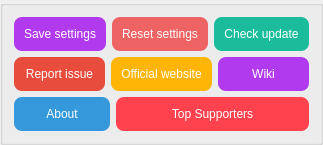
              <widget class="QGroupBox" name="groupBox_other_1">
               <property name="sizePolicy">
                <sizepolicy hsizetype="Preferred" vsizetype="Preferred">
                 <horstretch>0</horstretch>
                 <verstretch>0</verstretch>
                </sizepolicy>
               </property>
               <property name="maximumSize">
                <size>
                 <width>16777215</width>
                 <height>16777215</height>
                </size>
               </property>
               <property name="title">
                <string/>
               </property>
               <layout class="QGridLayout" name="gridLayout_7">
                <item row="0" column="0">
                 <layout class="QHBoxLayout" name="horizontalLayout_57">
                  <item>
                   <widget class="QPushButton" name="pushButton_SaveSettings">
                    <property name="enabled">
                     <bool>true</bool>
                    </property>
                    <property name="styleSheet">
                     <string notr="true">QPushButton{
background-color: rgb(178, 58, 238);
color: rgb(255, 255, 255);
border-style:outset;
border-radius:8px;
padding:10px;
}
QPushButton:hover{
background-color: rgb(191, 62, 255);
color: rgb(255, 255, 255);
border-style:outset;
border-radius:8px;
padding:10px;
}
QPushButton:pressed{
background-color: rgb(154, 50, 205);
color: rgb(255, 255, 255);
border-style:outset;
border-radius:8px;
padding:10px;
}
QPushButton:disabled{
background-color: rgb(166, 166, 166);
color: rgb(255, 255, 255);
border-style:outset;
border-radius:8px;
padding:10px;
}</string>
                    </property>
                    <property name="text">
                     <string>Save settings</string>
                    </property>
                   </widget>
                  </item>
                  <item>
                   <widget class="QPushButton" name="pushButton_ResetSettings">
                    <property name="styleSheet">
                     <string notr="true">QPushButton{
background-color: rgb(238, 99, 99);
color: rgb(255, 255, 255);
border-style:outset;
border-radius:8px;
padding:10px;
}
QPushButton:hover{
background-color: rgb(255, 106, 106);
color: rgb(255, 255, 255);
border-style:outset;
border-radius:8px;
padding:10px;
}
QPushButton:pressed{
background-color: rgb(205, 85, 85);
color: rgb(255, 255, 255);
border-style:outset;
border-radius:8px;
padding:10px;
}
QPushButton:disabled{
background-color: rgb(166, 166, 166);
color: rgb(255, 255, 255);
border-style:outset;
border-radius:8px;
padding:10px;
}</string>
                    </property>
                    <property name="text">
                     <string>Reset settings</string>
                    </property>
                   </widget>
                  </item>
                  <item>
                   <widget class="QPushButton" name="pushButton_CheckUpdate">
                    <property name="font">
                     <font>
                      <pointsize>9</pointsize>
                      <underline>false</underline>
                     </font>
                    </property>
                    <property name="styleSheet">
                     <string notr="true">QPushButton{
background-color: rgb(26, 188, 156);
color: rgb(255, 255, 255);
border-style:outset;
border-radius:8px;
padding:10px;
}
QPushButton:hover{
background-color: rgb(29, 214, 177);
color: rgb(255, 255, 255);
border-style:outset;
border-radius:8px;
padding:10px;
}
QPushButton:pressed{
background-color: rgb(23, 173, 143);
color: rgb(255, 255, 255);
border-style:outset;
border-radius:8px;
padding:10px;
}
QPushButton:disabled{
background-color: rgb(166, 166, 166);
color: rgb(255, 255, 255);
border-style:outset;
border-radius:8px;
padding:10px;
}</string>
                    </property>
                    <property name="text">
                     <string>Check update</string>
                    </property>
                   </widget>
                  </item>
                 </layout>
                </item>
                <item row="1" column="0">
                 <layout class="QHBoxLayout" name="horizontalLayout_58">
                  <item>
                   <widget class="QPushButton" name="pushButton_Report">
                    <property name="font">
                     <font>
                      <underline>false</underline>
                     </font>
                    </property>
                    <property name="styleSheet">
                     <string notr="true">QPushButton{
background-color: rgb(231, 76, 60);
color: rgb(255, 255, 255);
border-style:outset;
border-radius:8px;
padding:10px;
}
QPushButton:hover{
background-color: rgb(255, 102, 64);
color: rgb(255, 255, 255);
border-style:outset;
border-radius:8px;
padding:10px;
}
QPushButton:pressed{
background-color: rgb(204, 65, 53);
color: rgb(255, 255, 255);
border-style:outset;
border-radius:8px;
padding:10px;
}
QPushButton:disabled{
background-color: rgb(166, 166, 166);
color: rgb(255, 255, 255);
border-style:outset;
border-radius:8px;
padding:10px;
}</string>
                    </property>
                    <property name="text">
                     <string>Report issue</string>
                    </property>
                   </widget>
                  </item>
                  <item>
                   <widget class="QPushButton" name="pushButton_ReadMe">
                    <property name="font">
                     <font>
                      <underline>false</underline>
                     </font>
                    </property>
                    <property name="styleSheet">
                     <string notr="true">QPushButton{
background-color: rgb(255, 181, 6);
color: rgb(255, 255, 255);
border-style:outset;
border-radius:8px;
padding:10px;
}
QPushButton:hover{
background-color: rgb(255, 200, 50);
color: rgb(255, 255, 255);
border-style:outset;
border-radius:8px;
padding:10px;
}
QPushButton:pressed{
background-color: rgb(255, 170, 0);
color: rgb(255, 255, 255);
border-style:outset;
border-radius:8px;
padding:10px;
}
QPushButton:disabled{
background-color: rgb(166, 166, 166);
color: rgb(255, 255, 255);
border-style:outset;
border-radius:8px;
padding:10px;
}</string>
                    </property>
                    <property name="text">
                     <string>Official website</string>
                    </property>
                   </widget>
                  </item>
                  <item>
                   <widget class="QPushButton" name="pushButton_wiki">
                    <property name="toolTip">
                     <string>Open Waifu2x-Mac online wiki.</string>
                    </property>
                    <property name="styleSheet">
                     <string notr="true">QPushButton{
background-color: rgb(178, 58, 238);
color: rgb(255, 255, 255);
border-style:outset;
border-radius:8px;
padding:10px;
}
QPushButton:hover{
background-color: rgb(191, 62, 255);
color: rgb(255, 255, 255);
border-style:outset;
border-radius:8px;
padding:10px;
}
QPushButton:pressed{
background-color: rgb(154, 50, 205);
color: rgb(255, 255, 255);
border-style:outset;
border-radius:8px;
padding:10px;
}
QPushButton:disabled{
background-color: rgb(166, 166, 166);
color: rgb(255, 255, 255);
border-style:outset;
border-radius:8px;
padding:10px;
}</string>
                    </property>
                    <property name="text">
                     <string>Wiki</string>
                    </property>
                   </widget>
                  </item>
                 </layout>
                </item>
                <item row="2" column="0">
                 <layout class="QHBoxLayout" name="horizontalLayout_59" stretch="1,2">
                  <item>
                   <widget class="QPushButton" name="pushButton_about">
                    <property name="maximumSize">
                     <size>
                      <width>16777215</width>
                      <height>16777215</height>
                     </size>
                    </property>
                    <property name="styleSheet">
                     <string notr="true">QPushButton{
background-color: rgb(52, 152, 219);
color: rgb(255, 255, 255);
border-style:outset;
border-radius:8px;
padding:10px;
}
QPushButton:hover{
background-color: rgb(60, 177, 255);
color: rgb(255, 255, 255);
border-style:outset;
border-radius:8px;
padding:10px;
}
QPushButton:pressed{
background-color: rgb(45, 134, 193);
color: rgb(255, 255, 255);
border-style:outset;
border-radius:8px;
padding:10px;
}
QPushButton:disabled{
background-color: rgb(166, 166, 166);
color: rgb(255, 255, 255);
border-style:outset;
border-radius:8px;
padding:10px;
}</string>
                    </property>
                    <property name="text">
                     <string>About</string>
                    </property>
                   </widget>
                  </item>
                  <item>
                   <widget class="QPushButton" name="pushButton_SupportersList">
                    <property name="styleSheet">
                     <string notr="true">QPushButton{
background-color: rgb(255, 66, 77);
color: rgb(255, 255, 255);
border-style:outset;
border-radius:8px;
padding:10px;
}
QPushButton:hover{
background-color: rgb(255, 105, 112);
color: rgb(255, 255, 255);
border-style:outset;
border-radius:8px;
padding:10px;
}
QPushButton:pressed{
background-color: rgb(223, 50, 61);
color: rgb(255, 255, 255);
border-style:outset;
border-radius:8px;
padding:10px;
}
QPushButton:disabled{
background-color: rgb(166, 166, 166);
color: rgb(255, 255, 255);
border-style:outset;
border-radius:8px;
padding:10px;
}</string>
                    </property>
                    <property name="text">
                     <string>Top Supporters</string>
                    </property>
                   </widget>
                  </item>
                 </layout>
                </item>
               </layout>
              </widget>
